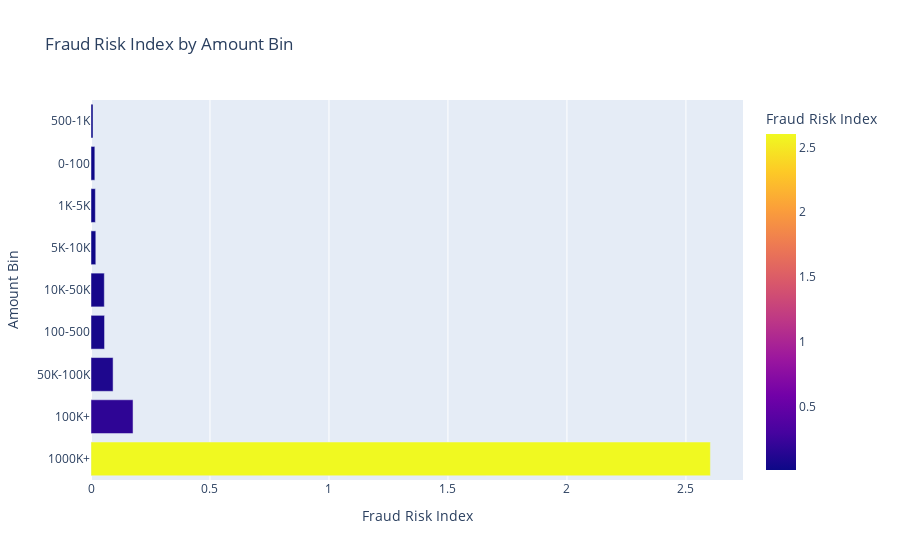

Source (notebook cell):
### Code cell
# Create an interactive plot
fig = px.bar(fraud_stats, x='Fraud_Risk_Index', y='amount_bin',
             title='Fraud Risk Index by Amount Bin',
             labels={'Fraud_Risk_Index': 'Fraud Risk Index', 'amount_bin': 'Amount Bin'},
             color='Fraud_Risk_Index', orientation='h')

# Show the plot
fig.show()

### Figure 1 — Plotly figure (JSON) as saved in the notebook; plotly's stock layout.template omitted (floating-point values rounded to 4 significant figures)
{"data": [{"alignmentgroup": "True", "hovertemplate": "Fraud Risk Index=%{marker.color}<br>Amount Bin=%{y}<extra></extra>", "legendgroup": "", "marker": {"color": [2.603, 0.1767, 0.09283, 0.05691, 0.05599, 0.02021, 0.01836, 0.01614, 0.00849], "coloraxis": "coloraxis", "pattern": {"shape": ""}}, "name": "", "offsetgroup": "", "orientation": "h", "showlegend": false, "textposition": "auto", "type": "bar", "x": [2.603, 0.1767, 0.09283, 0.05691, 0.05599, 0.02021, 0.01836, 0.01614, 0.00849], "xaxis": "x", "y": ["1000K+", "100K+", "50K-100K", "100-500", "10K-50K", "5K-10K", "1K-5K", "0-100", "500-1K"], "yaxis": "y"}], "layout": {"autosize": true, "barmode": "relative", "coloraxis": {"colorbar": {"title": {"text": "Fraud Risk Index"}}, "colorscale": [[0, "#0d0887"], [0.1111, "#46039f"], [0.2222, "#7201a8"], [0.3333, "#9c179e"], [0.4444, "#bd3786"], [0.5556, "#d8576b"], [0.6667, "#ed7953"], [0.7778, "#fb9f3a"], [0.8889, "#fdca26"], [1, "#f0f921"]]}, "legend": {"tracegroupgap": 0}, "title": {"text": "Fraud Risk Index by Amount Bin"}, "xaxis": {"anchor": "y", "autorange": true, "domain": [0, 1], "range": [0, 2.74], "title": {"text": "Fraud Risk Index"}, "type": "linear"}, "yaxis": {"anchor": "x", "autorange": true, "domain": [0, 1], "range": [-0.5, 8.5], "title": {"text": "Amount Bin"}, "type": "category"}}}
